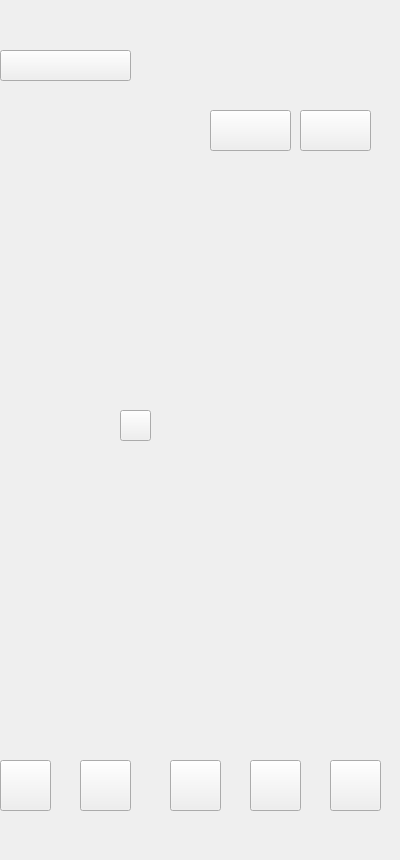
    <widget class="QWidget" name="page_3">
     <widget class="QLabel" name="label_3">
      <property name="geometry">
       <rect>
        <x>0</x>
        <y>0</y>
        <width>391</width>
        <height>851</height>
       </rect>
      </property>
      <property name="text">
       <string/>
      </property>
      <property name="pixmap">
       <pixmap resource="resources.qrc">:/images/images/UserProfile.png</pixmap>
      </property>
     </widget>
     <widget class="QPushButton" name="pushButton_12">
      <property name="geometry">
       <rect>
        <x>0</x>
        <y>50</y>
        <width>131</width>
        <height>31</height>
       </rect>
      </property>
      <property name="text">
       <string/>
      </property>
     </widget>
     <widget class="QPushButton" name="pushButton_13">
      <property name="geometry">
       <rect>
        <x>120</x>
        <y>410</y>
        <width>31</width>
        <height>31</height>
       </rect>
      </property>
      <property name="text">
       <string/>
      </property>
     </widget>
     <widget class="QPushButton" name="pushButton_14">
      <property name="geometry">
       <rect>
        <x>0</x>
        <y>760</y>
        <width>51</width>
        <height>51</height>
       </rect>
      </property>
      <property name="text">
       <string/>
      </property>
     </widget>
     <widget class="QPushButton" name="pushButton_15">
      <property name="geometry">
       <rect>
        <x>80</x>
        <y>760</y>
        <width>51</width>
        <height>51</height>
       </rect>
      </property>
      <property name="text">
       <string/>
      </property>
     </widget>
     <widget class="QPushButton" name="pushButton_16">
      <property name="geometry">
       <rect>
        <x>170</x>
        <y>760</y>
        <width>51</width>
        <height>51</height>
       </rect>
      </property>
      <property name="text">
       <string/>
      </property>
     </widget>
     <widget class="QPushButton" name="pushButton_17">
      <property name="geometry">
       <rect>
        <x>250</x>
        <y>760</y>
        <width>51</width>
        <height>51</height>
       </rect>
      </property>
      <property name="text">
       <string/>
      </property>
     </widget>
     <widget class="QPushButton" name="pushButton_18">
      <property name="geometry">
       <rect>
        <x>330</x>
        <y>760</y>
        <width>51</width>
        <height>51</height>
       </rect>
      </property>
      <property name="text">
       <string/>
      </property>
     </widget>
     <widget class="QPushButton" name="pushButton_111">
      <property name="geometry">
       <rect>
        <x>210</x>
        <y>110</y>
        <width>81</width>
        <height>41</height>
       </rect>
      </property>
      <property name="text">
       <string/>
      </property>
     </widget>
     <widget class="QPushButton" name="pushButton_112">
      <property name="geometry">
       <rect>
        <x>300</x>
        <y>110</y>
        <width>71</width>
        <height>41</height>
       </rect>
      </property>
      <property name="text">
       <string/>
      </property>
     </widget>
    </widget>
